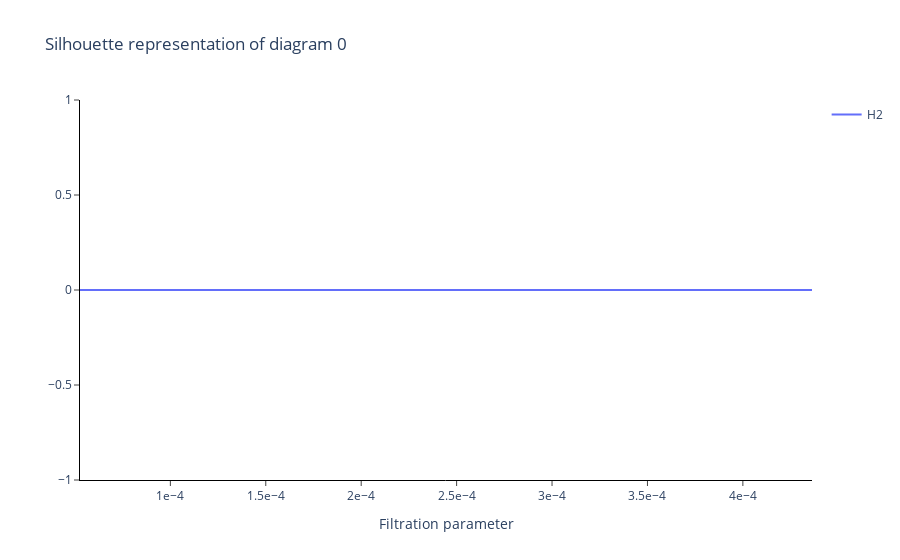

Source (notebook cell):
### Code cell
SH.plot(silhouette, homology_dimensions = [2])
